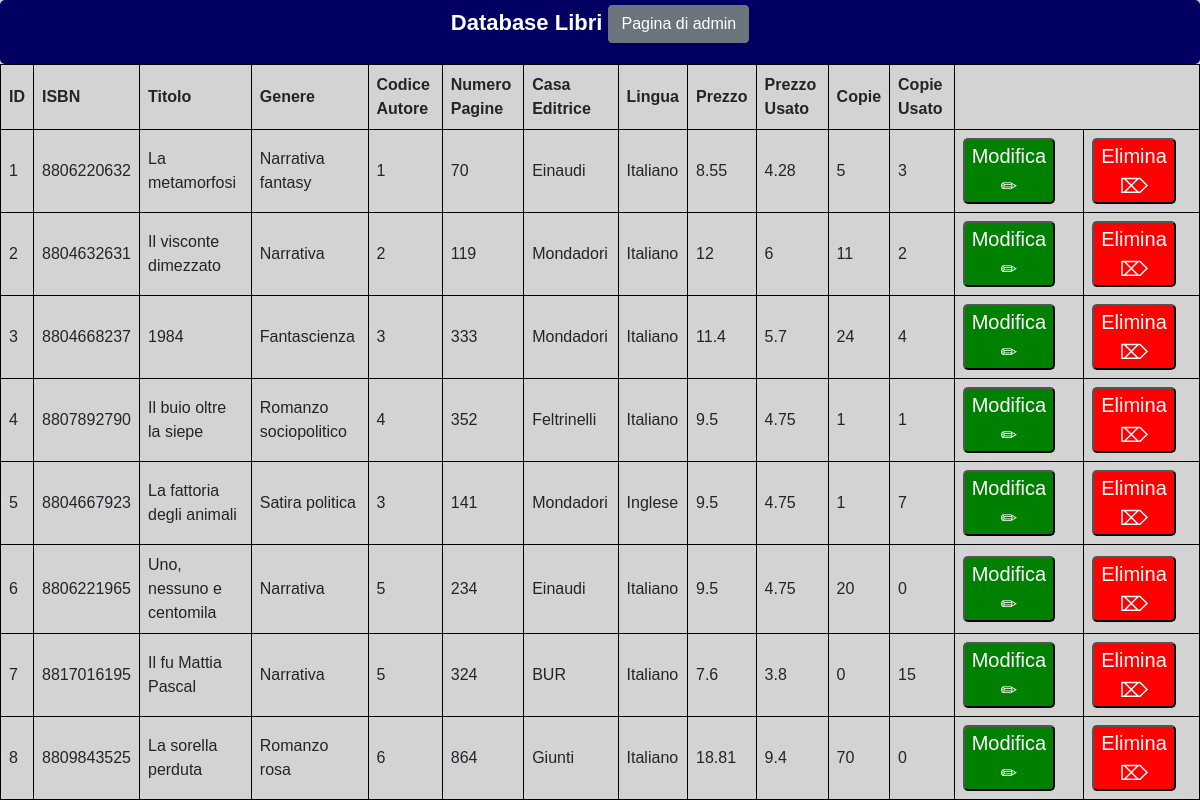
The page /getQuery.php on the database its author committed.
### tables this page shows
CREATE TABLE Libro (
  ID int NOT NULL AUTO_INCREMENT,
  ISBN10 varchar(100) NOT NULL,
  Titolo varchar(100) NOT NULL,
  Genere varchar(50) NOT NULL,
  CasaEditrice varchar(50) NOT NULL,
  NumeroPagine int NOT NULL,
  Lingua varchar(20) NOT NULL,
  Prezzo float NOT NULL,
  CodAutore int NOT NULL,
   PRIMARY KEY (ID),
   FOREIGN KEY (CodAutore) REFERENCES Autore(ID)
);

CREATE TABLE LibroUsato (
  IDusato int NOT NULL,
  PrezzoUsato float NOT NULL,
  QuantitaUsato int NOT NULL,
  PRIMARY KEY (IDUsato),
  FOREIGN KEY (IDusato) REFERENCES Libro(ID)
);

CREATE TABLE LibroVendita (
  IDVendita int NOT NULL,
  QuantitaVendita int NOT NULL,
  PRIMARY KEY (IDVendita),
  FOREIGN KEY (IDVendita) REFERENCES Libro(ID)
);

### getQuery.php (the view, shortened to what this page needs)
<!DOCTYPE html>
<html>
  <head>
    <link href="https://cdn.jsdelivr.net/npm/bootstrap@5.0.0-beta3/dist/css/bootstrap.min.css" rel="stylesheet">
    <link rel="stylesheet" href="./style-getQuery.css"  type="text/css">
  </head>
  <body>
    <div id="bluebox">
      <p id=title>Database Libri  <a href="admin.php"><button class="btn btn-secondary" id="adminButton">Pagina di admin</button></a></p>
    </div>
  </body>
</html>
<?php
    $servername = "localhost";
    $username = "root";
    $password = "";
    $dbname = "libreria";
    $conn = new mysqli($servername, $username, $password, $dbname);
    $sql = "SELECT * FROM Libro LEFT JOIN LibroVendita ON Libro.ID=LibroVendita.IDVendita LEFT JOIN LibroUsato ON Libro.ID=LibroUsato.IDUsato";
    $result = $conn->query($sql);
    if ($result->num_rows > 0) {
      echo "<table id='tabellaDB'>";
      echo "<tr><th>ID</th><th>ISBN</th><th>Titolo</th><th>Genere</th><th>Codice Autore</th><th>Numero Pagine</th><th>Casa Editrice</th><th>Lingua</th><th>Prezzo</th><th>Prezzo Usato</th><th>Copie</th><th>Copie Usato</th></tr>";
      while($row = $result->fetch_assoc()) {
        echo "<tr><td>" . $row["ID"]. "</td><td>" . $row["ISBN10"]. "</td><td> " . $row["Titolo"]. " </td><td> ". $row["Genere"]. " </td><td> ". $row["CodAutore"]. " </td><td>". $row["NumeroPagine"]. " </td><td> ". $row["CasaEditrice"]. " </td><td> ". $row["Lingua"]. " </td><td> ".$row["Prezzo"]. " </td><td> ".$row["PrezzoUsato"]." </td><td>". $row["QuantitaVendita"]. " </td><td>".$row["QuantitaUsato"]."</td><td><button class='edit' type='button'>Modifica ✏</button></td><td><form method='get' action='delete.php'><button id='".$row["ID"]."' class='delete' 'type='button' >Elimina ⌦</button></form></td></tr>";
      }
      echo "</table>";
    }
    else {
      echo "Database vuoto";
    }
?>

### style-getQuery.css (style rules this page uses)
body { font-family: Arial, Helvetica, sans-serif; background-color: lightgray; }
div { margin: auto; width: 1000px; background-color: white; padding: 5px; border-radius: 5px; }
#title { font-size: 22px; color: white; font-weight: bold; text-align: center; }
.edit { width: fit-content; height: fit-content; background-color: green; color: white; font-size: 20px; float: right; margin-right: 20px; border-radius: 5px; }
.delete { width: fit-content; height: fit-content; background-color: red; color: white; font-size: 20px; float: right; margin-right: 15px; border-radius: 5px; }
#bluebox { background-color: rgb(0, 0, 99); width: 100%; text-align: right; }
tr, td, th { text-align: left; padding: 8px; border: 1px solid black; }
#tabellaDB { font-family: arial, sans-serif; border-collapse: collapse; width: 100%; border: 1px solid black; }
#adminButton { text-align:right; }

### rows shown on the page
libro: ID "1", ISBN10 "8806220632", Titolo "La metamorfosi", Genere "Narrativa fantasy", CodAutore "1", NumeroPagine "70", CasaEditrice "Einaudi", Lingua "Italiano", Prezzo "8.55", librousato.PrezzoUsato "4.28", librovendita.QuantitaVendita "5", librousato.QuantitaUsato "3"
libro: ID "2", ISBN10 "8804632631", Titolo "Il visconte dimezzato", Genere "Narrativa", CodAutore "2", NumeroPagine "119", CasaEditrice "Mondadori", Lingua "Italiano", Prezzo "12", librousato.PrezzoUsato "6", librovendita.QuantitaVendita "11", librousato.QuantitaUsato "2"
libro: ID "3", ISBN10 "8804668237", Titolo "1984", Genere "Fantascienza", CodAutore "3", NumeroPagine "333", CasaEditrice "Mondadori", Lingua "Italiano", Prezzo "11.4", librousato.PrezzoUsato "5.7", librovendita.QuantitaVendita "24", librousato.QuantitaUsato "4"
libro: ID "4", ISBN10 "8807892790", Titolo "Il buio oltre la siepe", Genere "Romanzo sociopolitico", CodAutore "4", NumeroPagine "352", CasaEditrice "Feltrinelli", Lingua "Italiano", Prezzo "9.5", librousato.PrezzoUsato "4.75", librovendita.QuantitaVendita "1", librousato.QuantitaUsato "1"
libro: ID "5", ISBN10 "8804667923", Titolo "La fattoria degli animali", Genere "Satira politica", CodAutore "3", NumeroPagine "141", CasaEditrice "Mondadori", Lingua "Inglese", Prezzo "9.5", librousato.PrezzoUsato "4.75", librovendita.QuantitaVendita "1", librousato.QuantitaUsato "7"
libro: ID "6", ISBN10 "8806221965", Titolo "Uno, nessuno e centomila", Genere "Narrativa", CodAutore "5", NumeroPagine "234", CasaEditrice "Einaudi", Lingua "Italiano", Prezzo "9.5", librousato.PrezzoUsato "4.75", librovendita.QuantitaVendita "20", librousato.QuantitaUsato "0"
libro: ID "7", ISBN10 "8817016195", Titolo "Il fu Mattia Pascal", Genere "Narrativa", CodAutore "5", NumeroPagine "324", CasaEditrice "BUR", Lingua "Italiano", Prezzo "7.6", librousato.PrezzoUsato "3.8", librovendita.QuantitaVendita "0", librousato.QuantitaUsato "15"
libro: ID "8", ISBN10 "8809843525", Titolo "La sorella perduta", Genere "Romanzo rosa", CodAutore "6", NumeroPagine "864", CasaEditrice "Giunti", Lingua "Italiano", Prezzo "18.81", librousato.PrezzoUsato "9.4", librovendita.QuantitaVendita "70", librousato.QuantitaUsato "0"
